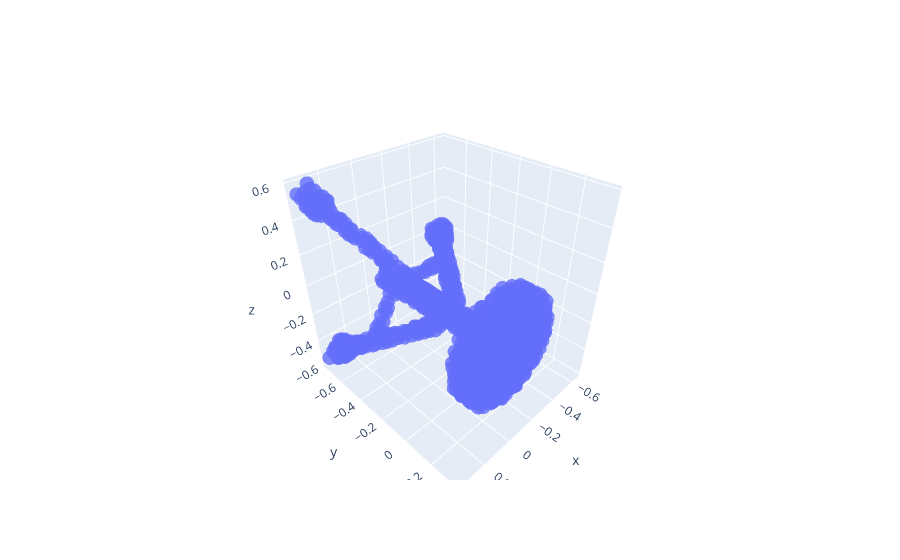

Notebook code for this chart:
### Code cell
for i, data in enumerate(test_loader):
    points, target = data
    target = target[:,0]
    # Save the point cloud image to a file
    points_np = points.detach().cpu().numpy()
    print(points_np.shape)
    # Combine all point clouds in the batch into one for saving
    batch_point_cloud = o3d.geometry.PointCloud()
    i = 0
    for p in points_np[1:]:
        single_point_cloud = o3d.geometry.PointCloud()
        single_point_cloud.points = o3d.utility.Vector3dVector(p[:, :3])  # Assuming x, y, z coordinates are the first three columns
        batch_point_cloud += single_point_cloud
        print("Ground Truth Label: ", testset.get_shape(target[i].item()))
        i += 1
        vis(single_point_cloud)
        break
    break

### Figure 1 — Plotly figure (JSON) as saved in the notebook; plotly's stock layout.template omitted (floating-point values rounded to 4 significant figures; data arrays with more than 128 entries replaced by an {"elided": "..."} marker saying what was removed)
{"data": [{"marker": {"opacity": 0.8, "size": 5}, "mode": "markers", "type": "scatter3d", "x": {"elided": "1024 float values"}, "y": {"elided": "1024 float values"}, "z": {"elided": "1024 float values"}}], "layout": {}}
